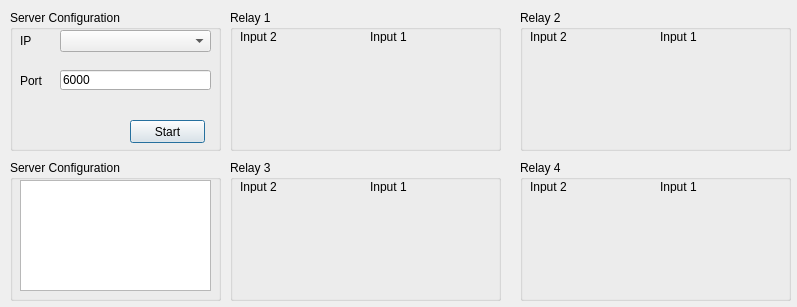
<?xml version="1.0" encoding="UTF-8"?>
<ui version="4.0">
 <class>Dialog</class>
 <widget class="QDialog" name="Dialog">
  <property name="geometry">
   <rect>
    <x>0</x>
    <y>0</y>
    <width>797</width>
    <height>307</height>
   </rect>
  </property>
  <property name="sizePolicy">
   <sizepolicy hsizetype="Fixed" vsizetype="Fixed">
    <horstretch>0</horstretch>
    <verstretch>0</verstretch>
   </sizepolicy>
  </property>
  <property name="windowTitle">
   <string>TCP-KP-RECEIVER by balb0x</string>
  </property>
  <property name="sizeGripEnabled">
   <bool>false</bool>
  </property>
  <widget class="QGroupBox" name="groupBox">
   <property name="geometry">
    <rect>
     <x>10</x>
     <y>10</y>
     <width>211</width>
     <height>141</height>
    </rect>
   </property>
   <property name="title">
    <string>Server Configuration</string>
   </property>
   <widget class="QComboBox" name="ip_combo_box">
    <property name="geometry">
     <rect>
      <x>50</x>
      <y>20</y>
      <width>151</width>
      <height>22</height>
     </rect>
    </property>
   </widget>
   <widget class="QPushButton" name="start_button">
    <property name="geometry">
     <rect>
      <x>120</x>
      <y>110</y>
      <width>75</width>
      <height>23</height>
     </rect>
    </property>
    <property name="text">
     <string>Start</string>
    </property>
   </widget>
   <widget class="QLabel" name="label">
    <property name="geometry">
     <rect>
      <x>10</x>
      <y>20</y>
      <width>47</width>
      <height>21</height>
     </rect>
    </property>
    <property name="text">
     <string>IP</string>
    </property>
   </widget>
   <widget class="QLabel" name="label_2">
    <property name="geometry">
     <rect>
      <x>10</x>
      <y>60</y>
      <width>47</width>
      <height>21</height>
     </rect>
    </property>
    <property name="text">
     <string>Port</string>
    </property>
   </widget>
   <widget class="QLineEdit" name="port_edit">
    <property name="geometry">
     <rect>
      <x>50</x>
      <y>60</y>
      <width>151</width>
      <height>20</height>
     </rect>
    </property>
    <property name="text">
     <string>6000</string>
    </property>
   </widget>
  </widget>
  <widget class="QGroupBox" name="groupBox_2">
   <property name="geometry">
    <rect>
     <x>10</x>
     <y>160</y>
     <width>211</width>
     <height>141</height>
    </rect>
   </property>
   <property name="title">
    <string>Server Configuration</string>
   </property>
   <widget class="QTextEdit" name="status_edit">
    <property name="geometry">
     <rect>
      <x>10</x>
      <y>20</y>
      <width>191</width>
      <height>111</height>
     </rect>
    </property>
   </widget>
  </widget>
  <widget class="QGroupBox" name="relay_1">
   <property name="geometry">
    <rect>
     <x>230</x>
     <y>10</y>
     <width>271</width>
     <height>141</height>
    </rect>
   </property>
   <property name="title">
    <string>Relay 1</string>
   </property>
   <widget class="QLabel" name="label_7">
    <property name="geometry">
     <rect>
      <x>140</x>
      <y>20</y>
      <width>47</width>
      <height>13</height>
     </rect>
    </property>
    <property name="text">
     <string>Input 1</string>
    </property>
   </widget>
   <widget class="QLabel" name="relay_1_image_2">
    <property name="geometry">
     <rect>
      <x>140</x>
      <y>40</y>
      <width>121</width>
      <height>91</height>
     </rect>
    </property>
    <property name="text">
     <string/>
    </property>
   </widget>
   <widget class="QLabel" name="relay_1_image_1">
    <property name="geometry">
     <rect>
      <x>10</x>
      <y>40</y>
      <width>121</width>
      <height>91</height>
     </rect>
    </property>
    <property name="text">
     <string/>
    </property>
   </widget>
   <widget class="QLabel" name="label_6">
    <property name="geometry">
     <rect>
      <x>10</x>
      <y>20</y>
      <width>47</width>
      <height>13</height>
     </rect>
    </property>
    <property name="text">
     <string>Input 2</string>
    </property>
   </widget>
  </widget>
  <widget class="QGroupBox" name="relay_3">
   <property name="geometry">
    <rect>
     <x>230</x>
     <y>160</y>
     <width>271</width>
     <height>141</height>
    </rect>
   </property>
   <property name="title">
    <string>Relay 3</string>
   </property>
   <widget class="QLabel" name="label_8">
    <property name="geometry">
     <rect>
      <x>140</x>
      <y>20</y>
      <width>47</width>
      <height>13</height>
     </rect>
    </property>
    <property name="text">
     <string>Input 1</string>
    </property>
   </widget>
   <widget class="QLabel" name="relay_3_image_2">
    <property name="geometry">
     <rect>
      <x>140</x>
      <y>40</y>
      <width>121</width>
      <height>91</height>
     </rect>
    </property>
    <property name="text">
     <string/>
    </property>
   </widget>
   <widget class="QLabel" name="relay_3_image_1">
    <property name="geometry">
     <rect>
      <x>10</x>
      <y>40</y>
      <width>121</width>
      <height>91</height>
     </rect>
    </property>
    <property name="text">
     <string/>
    </property>
   </widget>
   <widget class="QLabel" name="label_9">
    <property name="geometry">
     <rect>
      <x>10</x>
      <y>20</y>
      <width>47</width>
      <height>13</height>
     </rect>
    </property>
    <property name="text">
     <string>Input 2</string>
    </property>
   </widget>
  </widget>
  <widget class="QGroupBox" name="relay_2">
   <property name="geometry">
    <rect>
     <x>520</x>
     <y>10</y>
     <width>271</width>
     <height>141</height>
    </rect>
   </property>
   <property name="title">
    <string>Relay 2</string>
   </property>
   <widget class="QLabel" name="label_10">
    <property name="geometry">
     <rect>
      <x>140</x>
      <y>20</y>
      <width>47</width>
      <height>13</height>
     </rect>
    </property>
    <property name="text">
     <string>Input 1</string>
    </property>
   </widget>
   <widget class="QLabel" name="relay_2_image_2">
    <property name="geometry">
     <rect>
      <x>140</x>
      <y>40</y>
      <width>121</width>
      <height>91</height>
     </rect>
    </property>
    <property name="text">
     <string/>
    </property>
   </widget>
   <widget class="QLabel" name="relay_2_image_1">
    <property name="geometry">
     <rect>
      <x>10</x>
      <y>40</y>
      <width>121</width>
      <height>91</height>
     </rect>
    </property>
    <property name="text">
     <string/>
    </property>
   </widget>
   <widget class="QLabel" name="label_11">
    <property name="geometry">
     <rect>
      <x>10</x>
      <y>20</y>
      <width>47</width>
      <height>13</height>
     </rect>
    </property>
    <property name="text">
     <string>Input 2</string>
    </property>
   </widget>
  </widget>
  <widget class="QGroupBox" name="relay_4">
   <property name="geometry">
    <rect>
     <x>520</x>
     <y>160</y>
     <width>271</width>
     <height>141</height>
    </rect>
   </property>
   <property name="title">
    <string>Relay 4</string>
   </property>
   <widget class="QLabel" name="label_12">
    <property name="geometry">
     <rect>
      <x>140</x>
      <y>20</y>
      <width>47</width>
      <height>13</height>
     </rect>
    </property>
    <property name="text">
     <string>Input 1</string>
    </property>
   </widget>
   <widget class="QLabel" name="relay_4_image_2">
    <property name="geometry">
     <rect>
      <x>140</x>
      <y>40</y>
      <width>121</width>
      <height>91</height>
     </rect>
    </property>
    <property name="text">
     <string/>
    </property>
   </widget>
   <widget class="QLabel" name="relay_4_image_1">
    <property name="geometry">
     <rect>
      <x>10</x>
      <y>40</y>
      <width>121</width>
      <height>91</height>
     </rect>
    </property>
    <property name="text">
     <string/>
    </property>
   </widget>
   <widget class="QLabel" name="label_13">
    <property name="geometry">
     <rect>
      <x>10</x>
      <y>20</y>
      <width>47</width>
      <height>13</height>
     </rect>
    </property>
    <property name="text">
     <string>Input 2</string>
    </property>
   </widget>
  </widget>
 </widget>
 <resources/>
 <connections/>
</ui>
